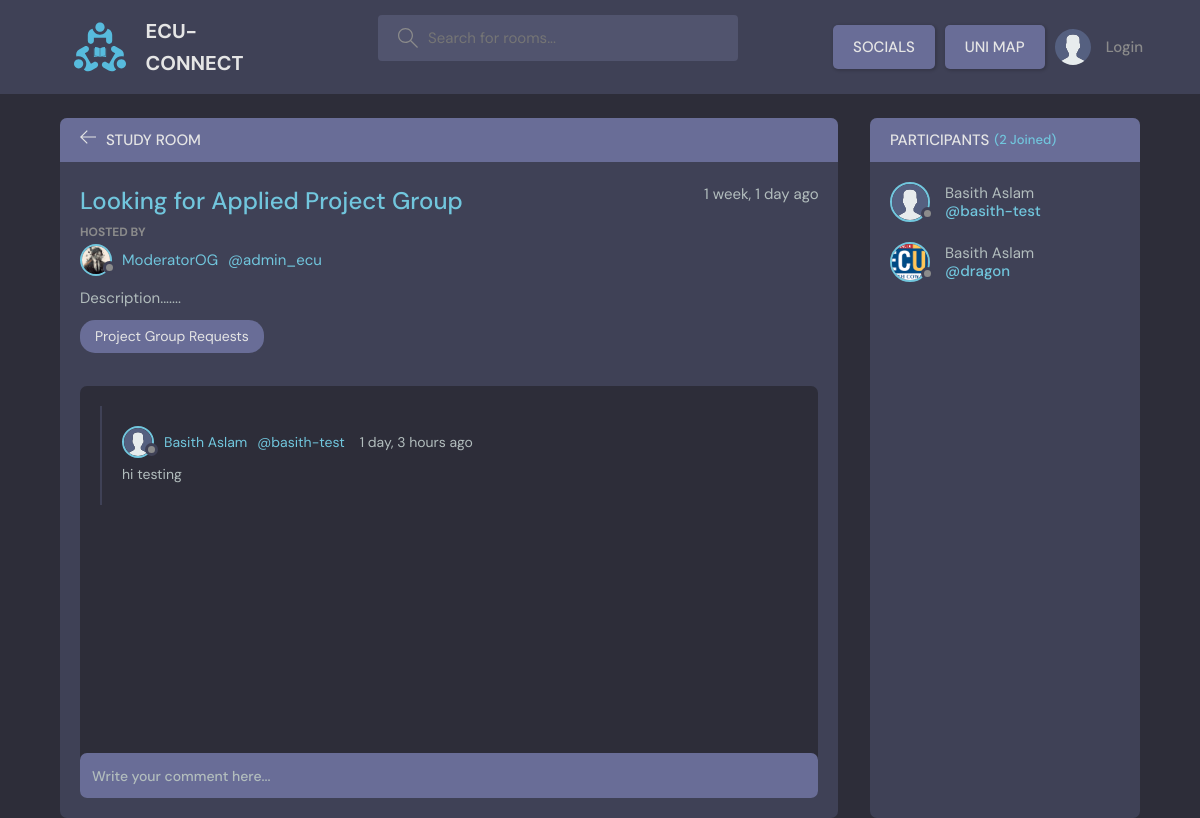
Page /thread/4/ on the committed database.
### base/models.py (models this page shows, shortened)
class Thread(models.Model):
    host = models.ForeignKey(User, on_delete = models.SET_NULL, null=True)
    topic = models.ForeignKey(Topic, on_delete = models.SET_NULL, null=True)
    name = models.CharField(max_length=200)
    description = models.TextField(null = True, blank = True)
    participants = models.ManyToManyField(User, related_name='participants', blank=True)
    updated = models.DateTimeField(auto_now= True)
    created = models.DateTimeField(auto_now_add= True)
    class Meta:
       ordering = ['-updated', '-created']

class User(AbstractUser):
    username = models.CharField(max_length=150, unique=True, null=True)
    name = models.CharField(max_length=200, null=True)
    email = models.EmailField(unique=True, null=True)
    bio = models.TextField(null=True)
    avatar = models.ImageField(null=True, default="avatar.svg")
    USERNAME_FIELD = 'email'
    REQUIRED_FIELDS = ['username']

class Topic(models.Model):
    name = models.CharField(max_length=200)
    def __str__(self):
        return self.name

class Comment(models.Model):
    user = models.ForeignKey(User, on_delete=models.CASCADE)
    thread = models.ForeignKey(Thread, on_delete=models.CASCADE)
    body = models.TextField()
    updated = models.DateTimeField(auto_now= True)
    created = models.DateTimeField(auto_now_add= True)
    class Meta:
       ordering = ['-updated', '-created']

### base/views.py (the view, shortened to what this page needs)
# urls.py: path('thread/<str:pk>/', views.thread, name="thread"),
def thread(request, pk):
     thread = Thread.objects.get(id=pk)
     thread_comments = thread.comment_set.all()
     participants = thread.participants.all()
     context = {'thread': thread, 'thread_comments': thread_comments, 'participants': participants}
     return render(request, 'base/thread.html', context)

### base/templates/base/thread.html (shortened to what this page needs)
{% extends 'main.html' %}
{% block content %}
    <main class="profile-page layout layout--2">
      <div class="container">
        <div class="room">
          <div class="room__top">
            <div class="room__topLeft">
              <a href="{% url 'home' %}">
                <svg version="1.1" xmlns="http://www.w3.org/2000/svg" width="32" height="32" viewBox="0 0 32 32">
                  <title>arrow-left</title>
                  <path
                    d="M13.723 2.286l-13.723 13.714 13.719 13.714 1.616-1.611-10.96-10.96h27.625v-2.286h-27.625l10.965-10.965-1.616-1.607z"
                  ></path>
                </svg>
              </a>
              <h3>Study Room</h3>
            </div>
          </div>
          <div class="room__box scroll">
            <div class="room__header scroll">
              <div class="room__info">
                <h3>{{thread.name}}</h3>
                <span>{{thread.created|timesince}} ago</span>
              </div>
              <div class="room__hosted">
                <p>Hosted By</p>
                <a href="{% url 'user_profile' thread.host.id %}" class="room__author">
                  <div class="avatar avatar--small">
                    <img src="{{thread.host.avatar.url}}" />
                  </div>
                  {{thread.host.name}}
                  <span>@{{thread.host.username}}</span>
                </a>
              </div>
              <div class="room__details">
                <p>{{thread.description}}</p>
              </div>
              <span class="room__topics">{{thread.topic}}</span>
            </div>
            <div class="room__conversation">
              <div class="threads scroll">
                {% for comment in thread_comments %}
                <div class="thread">
                  <div class="thread__top">
                    <div class="thread__author">
                      <a href="{% url 'user_profile' comment.user.id %}" class="thread__authorInfo">
                        <div class="avatar avatar--small">
                          <img src="{{comment.user.avatar.url}}" />
                        </div>
                        {{comment.user.name}}
                        <span>@{{comment.user.username}}</span>
                      </a>
                      <span class="thread__date">{{comment.created|timesince}} ago</span>
                    </div>
                  </div>
                  <div class="thread__details">
                    {{comment.body}}
                  </div>
                </div>
                {% endfor %}
              </div>
            </div>
          </div>
          <div class="room__message">
            <form action="" method = "POST" >
              <input name="body" placeholder="Write your comment here..." /></form>
          </div>
        </div>
        <div class="participants">
          <h3 class="participants__top">Participants <span>({{participants.count}} Joined)</span></h3>
          <div class="participants__list scroll">
            {% for user in participants %}
            <a href="{% url 'user_profile' user.id %}" class="participant">
              <div class="avatar avatar--medium">
                <img src="{{user.avatar.url}}" />
              </div>
              <p>
                {{user.name}}
                <span>@{{user.username}}</span>
              </p>
            </a>
            {% endfor %}
          </div>
        </div>
      </div>
    </main>
{% endblock %}

### rows in the picture
Thread: name "Looking for Applied Project Group", created "1 week, 1 day", host.avatar (picture), host.name "ModeratorOG", host.username "admin_ecu", description "Description.......", topic "Project Group Requests"
Comment: user.avatar (placeholder picture), user.name "Basith Aslam", user.username "basith-test", created "1 day, 3 hours", body "hi testing"
User: avatar (placeholder picture), name "Basith Aslam", username "basith-test"
User: avatar (picture), name "Basith Aslam", username "dragon"

### other values in the picture
{{ participants.count }} "2"
